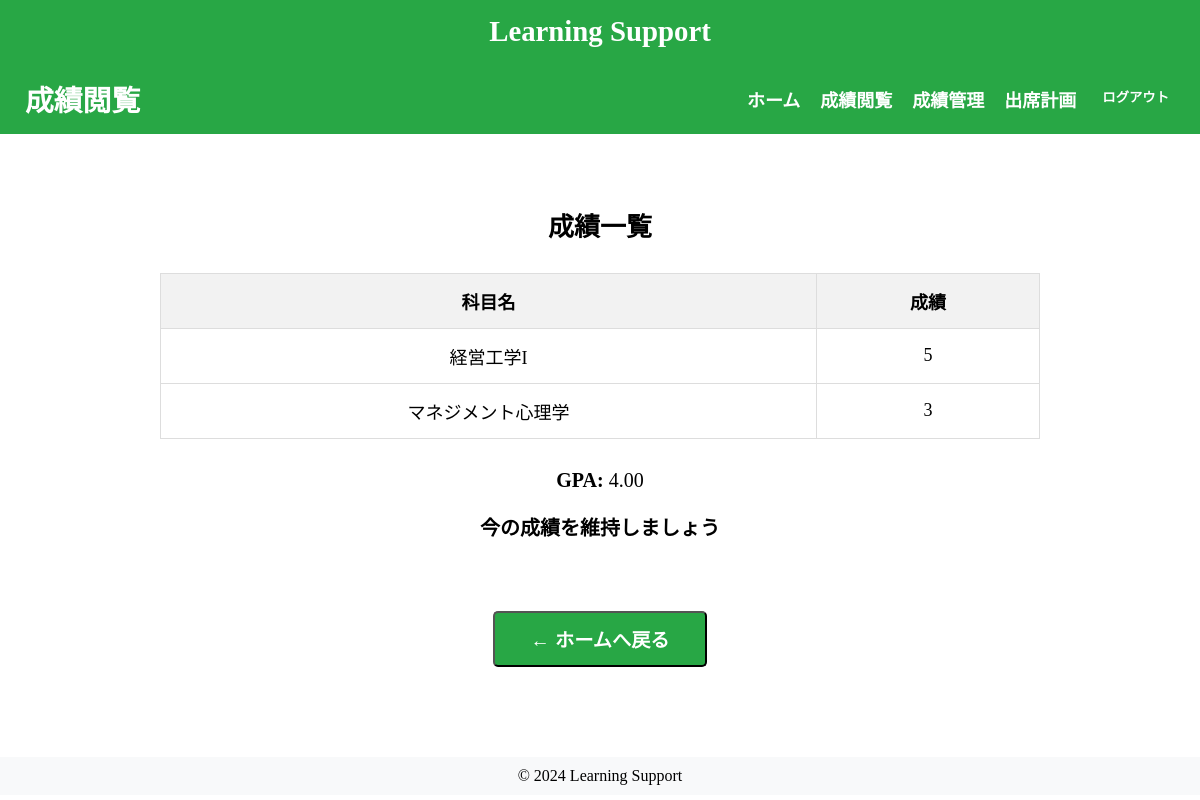
The app's page /core/grade_view/ (signed in), older data.
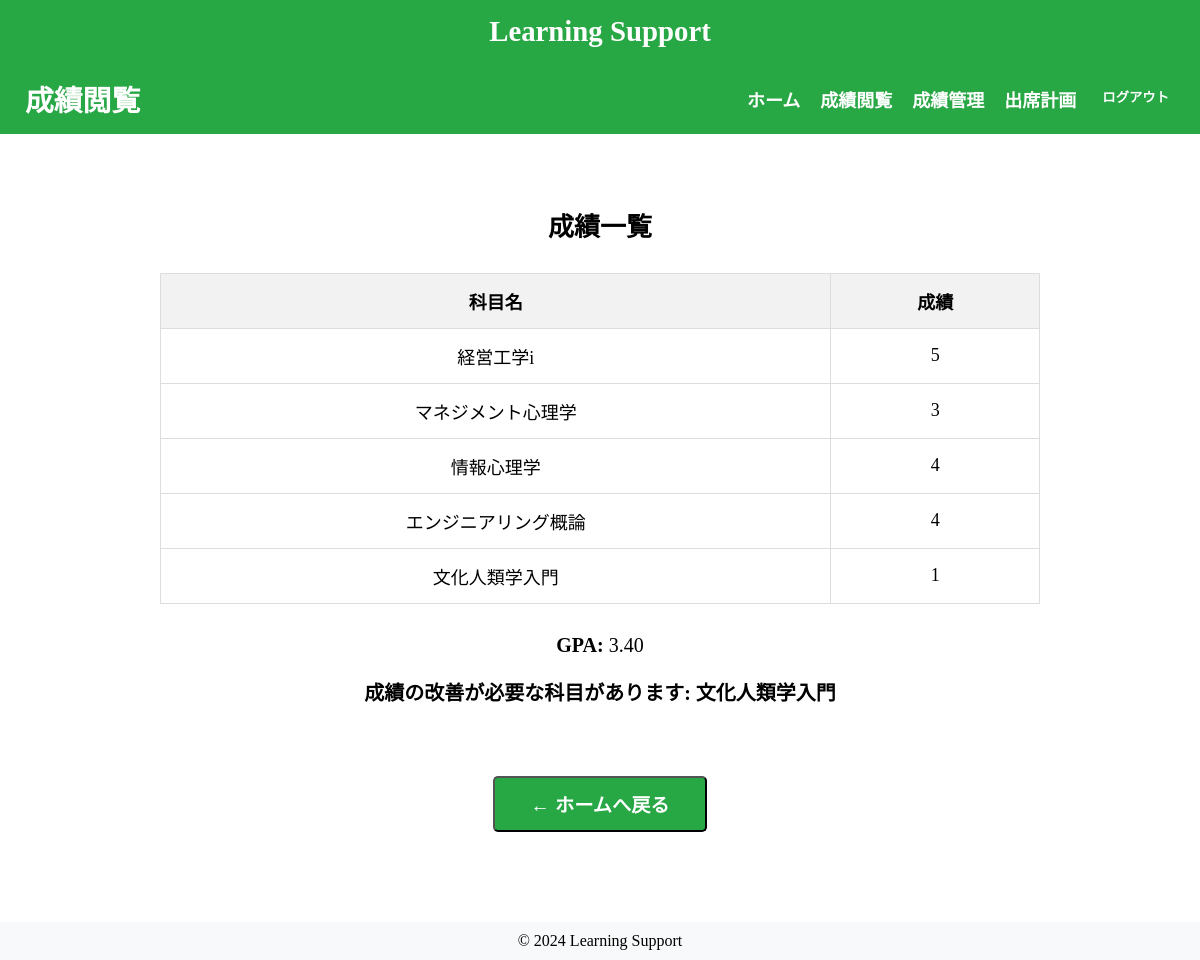
The same page, newer data.
### core/models.py (models this page shows, shortened)
class Subject(models.Model):
    SUBJECT_CLASS_CHOICES = [
        ('必修', '必修'),
        ('教養', '教養'),
        ('専門', '専門'),
    ]
    DAY_CHOICES = [
        ('月', '月曜日'),
        ('火', '火曜日'),
        ('水', '水曜日'),
        ('木', '木曜日'),
        ('金', '金曜日'),
    ]
    subject_id = models.AutoField(primary_key=True)
    student = models.ForeignKey(Student, on_delete=models.CASCADE)
    subject_name = models.CharField(max_length=50)
    subject_class = models.CharField(max_length=10, choices=SUBJECT_CLASS_CHOICES)
    subject_score = models.IntegerField(default=1)
    attend_days = models.IntegerField(default=0)
    lesson_count = models.IntegerField(null=True, blank=True)
    day_of_week = models.CharField(max_length=2, choices=DAY_CHOICES, default='月')
    date = models.CharField(max_length=10, default="月曜日")
    table = models.CharField(max_length=10, default="1限目")
    class Meta:
        constraints = [
            models.UniqueConstraint(
                fields=['student', 'subject_name'],
                name='unique_student_subject'
            )
        ]

### core/views.py (the view)
# urls.py: path('grade_view/', views.grade_view, name='grade_view'),
@never_cache
@login_required
def grade_view(request):
    host = request.get_host()
    print(f"Grade view page accessed from host: {host}")
    try:
        student = Student.objects.get(user=request.user)
    except Student.DoesNotExist:
        return render(request, 'core/error.html', {'error_message': 'Student情報が見つかりません。'})
    subjects = Subject.objects.filter(student=student)
    total_score = sum(subject.subject_score for subject in subjects)
    gpa = total_score / len(subjects) if subjects else 0
    if gpa >= 4.0:
        message = '今の成績を維持しましょう'
    elif 2.5 <= gpa < 4.0:
        low_score_subjects = subjects.filter(subject_score__lt=2)
        if low_score_subjects.exists():
            low_score_names = ', '.join([subject.subject_name for subject in low_score_subjects])
            message = f'成績の改善が必要な科目があります: {low_score_names}'
        else:
            message = '成績の改善が必要な科目があります'
    else:
        message = '履修科目を見直す必要があります'
    return render(request, 'core/grade_view.html', {
        'subjects': subjects,
        'gpa': gpa,
        'message': message
    })

### core/templates/core/grade_view.html (shortened to what this page needs)
{% extends 'base.html' %}
{% block content %}
<header style="display: flex; justify-content: space-between; align-items: center; padding: 15px 25px; background-color: #28a745; color: white; font-size: 18px;">
    <h1 style="margin: 0; font-size: 1.8rem;">成績閲覧</h1>
    <nav>
        <ul style="list-style: none; display: flex; gap: 20px; margin: 0; padding: 0; font-size: 18px;">
            <li><a href="{% url 'core:student_home' %}" style="text-decoration: none; color: white; font-weight: bold;">ホーム</a></li>
            <li><a href="{% url 'core:grade_view'%}" style="text-decoration: none; color: white; font-weight: bold;">成績閲覧</a></li>
            <li><a href="{% url 'core:manage_grades' %}" style="text-decoration: none; color: white; font-weight: bold;">成績管理</a></li>
            <li><a href="{% url 'core:attendance_plan' %}" style="text-decoration: none; color: white; font-weight: bold;">出席計画</a></li>
            <li>
                <form method="POST" action="{% url 'core:logout' %}" style="display: inline;">
                    <button type="submit" style="background: none; border: none; color: white; font-weight: bold; cursor: pointer;">ログアウト</button>
                </form>
            </li>
        </ul>
    </nav>
</header>
<div class="content-container" style="padding: 50px; background-color: white; font-size: 18px;">
    <h2 style="text-align:center; margin-bottom: 30px; font-size: 26px;">成績一覧</h2>
    <table class="styled-table" style="width:80%; margin: 0 auto; border-collapse: collapse; text-align:center; font-size: 18px;">
        <thead style="background-color: #f2f2f2; font-size: 18px;">
            <tr>
                <th style="padding:14px; border:1px solid #ddd;">科目名</th>
                <th style="padding:14px; border:1px solid #ddd;">成績</th>
            </tr>
        </thead>
        <tbody>
            {% for subject in subjects %}
            <tr>
                <td style="padding:14px; border:1px solid #ddd; font-size: 18px;">{{ subject.subject_name }}</td>
                <td style="padding:14px; border:1px solid #ddd; font-size: 18px;">{{ subject.subject_score }}</td>
            </tr>
            {% endfor %}
        </tbody>
    </table>
    <div style="text-align:center; margin-top:30px; font-size: 20px;">
        <p><strong>GPA:</strong> {{ gpa|floatformat:2 }}</p>
        {% if message %}
            <p style="font-weight:bold;">{{ message }}</p>
        {% endif %}
    </div>
    <div style="margin-top: 40px; text-align: center;">
        <form method="GET" action="{% url 'core:student_home' %}" style="display: inline-block;">
            <button type="submit" class="btn btn-secondary"
                        style="
            padding: 12px 35px;
            font-size: 1.2rem;
            background-color: #28a745;
            color: white;
            text-decoration: none;
            border-radius: 5px;
            font-weight: bold;
            display: inline-block;
            margin-top: 30px;
            ">← ホームへ戻る</button>
        </form>
    </div>
</div>
{% endblock %}

Row changes from the older to the newer data that the page shows:
changed Subject: subject_name "経営工学I" → "経営工学i"
added Subject: subject_name "情報心理学", subject_score "4"
added Subject: subject_name "エンジニアリング概論", subject_score "4"
added Subject: subject_name "文化人類学入門", subject_score "1"
Text that changed along with them:
{{ gpa|floatformat:2 }}: "4.00" → "3.40"
{{ message }}: "今の成績を維持しましょう" → "成績の改善が必要な科目があります: 文化人類学入門"
